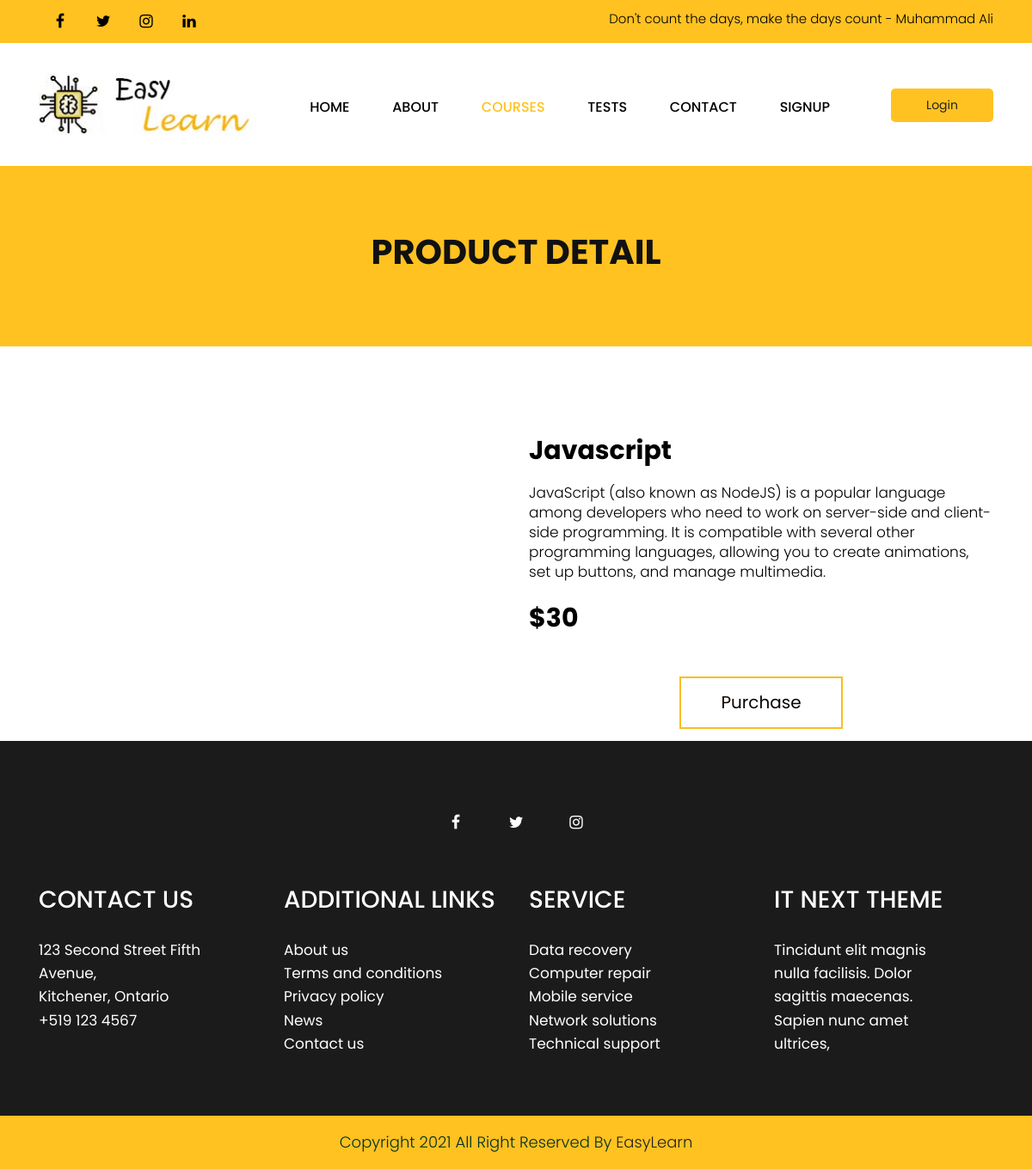
The page /product-detail.php?pid=1 on the database its author committed.
### tables this page shows
CREATE TABLE IF NOT EXISTS `products` (
  `id` INT NOT NULL AUTO_INCREMENT,
  `name` VARCHAR(45) NOT NULL,
  `price` DOUBLE NULL,
  `description` VARCHAR(600) NULL,
  `quantity` INT NULL,
  `released_date` DATE NULL,
  `expiry_date` DATE NULL,
  `img_url` VARCHAR(100) NULL,
  PRIMARY KEY (`id`));

### product-detail.php (the view, shortened to what this page needs)
<?php
require("includes/mysqli_connect.php");
$pid = $_GET["pid"];
if(!isset($pid) || $pid == "" || $pid < 1) {
   echo "There are no course chosen";
} else {
    $qry_str = "SELECT * FROM products WHERE id = $pid";
   $r = mysqli_query($dbc, $qry_str);
}
?>
<!DOCTYPE html>
<html lang="en">
   <head>
      <link rel="stylesheet" href="css/bootstrap.min.css">
      <link rel="stylesheet" href="css/style.css">
      <link rel="stylesheet" href="css/responsive.css">
      <link rel="stylesheet" href="css/jquery.mCustomScrollbar.min.css">
      <link rel="stylesheet" href="https://netdna.bootstrapcdn.com/font-awesome/4.0.3/css/font-awesome.css">
      <link rel="stylesheet" href="https://cdnjs.cloudflare.com/ajax/libs/fancybox/2.1.5/jquery.fancybox.min.css" media="screen">
   </head>
   <body class="main-layout product_page">
      <header>
         <div class="header">
            <div class="head_top">
               <div class="container">
                  <div class="row">
                    <div class="col-xl-6 col-lg-6 col-md-6 col-sm-12">
                       <div class="top-box">
                        <ul class="sociel_link">
                         <li> <a href="#"><i class="fa fa-facebook-f"></i></a></li>
                         <li> <a href="#"><i class="fa fa-twitter"></i></a></li>
                         <li> <a href="#"><i class="fa fa-instagram"></i></a></li>
                         <li> <a href="#"><i class="fa fa-linkedin"></i></a></li>
                     </ul>
                    </div>
                  </div>
                  <div class="col-xl-6 col-lg-6 col-md-6 col-sm-12">
                       <div class="top-box">
                        <p>Don't count the days, make the days count - Muhammad Ali</p>
                    </div>
                  </div>
               </div>
            </div>
         </div>
         <div class="container">
            <div class="row">
               <div class="col-xl-3 col-lg-3 col-md-3 col-sm-3 col logo_section">
                  <div class="full">
                     <div class="center-desk">
                        <div class="logo"> <a href="index.html"><img src="images/logo.jpg" alt="logo"/></a> </div>
                     </div>
                  </div>
               </div>
               <div class="col-xl-7 col-lg-7 col-md-9 col-sm-9">
                  <div class="menu-area">
                     <div class="limit-box">
                        <nav class="main-menu">
                           <ul class="menu-area-main">
                              <li > <a href="index.php">Home</a> </li>
                              <li> <a href="about.php">About</a> </li>
                              <li class="active"> <a href="product.php">Courses</a> </li>
                              <li> <a href="tests.php"> Tests</a> </li>
                              <li> <a href="contact.php">Contact</a> </li>
                              <li class="mean-last"> <a href="signup.php">signup</a> </li>
                           </ul>
                        </nav>
                     </div>
                  </div>
               </div>
               <div class="col-xl-2 col-lg-2 col-md-2 col-sm-2">
                  <li><a class="buy" href="login.php">Login</a></li>
               </div>
            </div>
         </div>
    </header>
    <div class="brand_color">
        <div class="container">
            <div class="row">
                <div class="col-md-12">
                    <div class="titlepage">
                        <h2>Product Detail</h2>
                    </div>
                </div>
            </div>
        </div>
    </div>
   <div class="about">
      <div class="container">
         <div class="row">
            <?php
               if($r) {
                  $row = mysqli_fetch_array($r, MYSQLI_ASSOC);
            ?>
            <dir class="col-xl-6 col-lg-6 col-md-12 col-sm-12">
               <div class="about_box">
                  <figure>
                  </figure>
               </div>
            </dir>
            <dir class="col-xl-6 col-lg-6 col-md-12 col-sm-12">
               <div class="about_box">
                  <h3><?php echo $row['name']; ?></h3>
                  <p><?php echo $row['description']; ?></p>
                  <br/>
                  <h3>$<?php echo $row['price']; ?></h3>
                  <a href="<?php echo 'checkout.php?pid='.$row['id']?>" class="purchase">Purchase</a>
               </div>
            </dir>
            <?php
               }
            ?>
         </div>
      </div>
   </div>
    <footr>
        <div class="footer">
            <div class="container">
                <div class="row">
                    <div class="col-md-6 offset-md-3">
                        <ul class="sociel">
                            <li> <a href="#"><i class="fa fa-facebook-f"></i></a></li>
                            <li> <a href="#"><i class="fa fa-twitter"></i></a></li>
                            <li> <a href="#"><i class="fa fa-instagram"></i></a></li>
                        </ul>
                    </div>
                </div>
                <div class="row">
                    <div class="col-xl-3 col-lg-3 col-md-6 col-sm-12">
                        <div class="contact">
                        <h3>Contact Us</h3>
                        <span>123 Second Street Fifth Avenue,<br>
                        Kitchener, Ontario<br>
                        +519 123 4567</span>
                    </div>
                </div>
                 <div class="col-xl-3 col-lg-3 col-md-6 col-sm-12">
                  <div class="contact">
                     <h3>ADDITIONAL LINKS</h3>
                     <ul class="lik">
                         <li> <a href="#">About us</a></li>
                         <li> <a href="#">Terms and conditions</a></li>
                         <li> <a href="#">Privacy policy</a></li>
                         <li> <a href="#">News</a></li>
                          <li> <a href="#">Contact us</a></li>
                     </ul>
                  </div>
               </div>
                 <div class="col-xl-3 col-lg-3 col-md-6 col-sm-12">
                  <div class="contact">
                     <h3>service</h3>
                      <ul class="lik">
                    <li> <a href="#"> Data recovery</a></li>
                         <li> <a href="#">Computer repair</a></li>
                         <li> <a href="#">Mobile service</a></li>
                         <li> <a href="#">Network solutions</a></li>
                          <li> <a href="#">Technical support</a></li>
                  </div>
               </div>
                 <div class="col-xl-3 col-lg-3 col-md-6 col-sm-12">
                  <div class="contact">
                     <h3>IT NEXT THEME</h3>
                     <span>Tincidunt elit magnis <br>
                     nulla facilisis. Dolor <br>
                  sagittis maecenas. <br>
               Sapien nunc amet <br>
            ultrices, </span>
                  </div>
               </div>
            </div>
         </div>
            <div class="copyright">
               <p>Copyright 2021 All Right Reserved By <a href="index.html">EasyLearn</a></p>
            </div>
      </div>
      </footr>
   </body>
</html>

### css/style.css (style rules this page uses)
* { box-sizing: border-box !important; }
html { scroll-behavior: smooth; }
body { color: #666666; font-size: 14px; font-family: 'poppins', sans-serif; line-height: 1.80857; font-weight: normal; overflow-x: hidden; }
a { color: #1f1f1f; text-decoration: none !important; outline: none !important; -webkit-transition: all .3s ease-in-out; -moz-transition: all .3s ease-in-out; -ms-transition: all .3s ease-in-out; -o-transition: all .3s ease-in-out; transition: all .3s ease-in-out; }
h1, h2, h3, h4, h5, h6 { letter-spacing: 0; font-weight: normal; position: relative; padding: 0 0 10px 0; font-weight: normal; line-height: normal; color: #111111; margin: 0 }
h2 { font-size: 22px }
h3 { font-size: 18px }
*, *::after, *::before { -webkit-box-sizing: border-box; -moz-box-sizing: border-box; box-sizing: border-box; }
ul, li, ol { margin: 0px; padding: 0px; list-style: none; }
p { margin: 0px; font-weight: 300; font-size: 15px; line-height: 24px; }
a { color: #222222; text-decoration: none; outline: none !important; }
a, .btn { text-decoration: none !important; outline: none !important; -webkit-transition: all .3s ease-in-out; -moz-transition: all .3s ease-in-out; -ms-transition: all .3s ease-in-out; -o-transition: all .3s ease-in-out; transition: all .3s ease-in-out; }
img { max-width: 100%; height: auto; }
.full { float: left; width: 100%; }
.full { width: 100%; float: left; margin: 0; padding: 0; }
.logo_section { text-align: center; }
.logo { float: left; }
nav.main-menu { float: right; margin-left: 0; }
.menu-area-main li.active a { color: #ffc221; }
.main-menu { text-align: center; }
.main-menu ul { margin: 0; list-style-type: none; }
.main-menu ul > li { display: inline-block; position: relative; }
.main-menu ul > li a { padding: 30px 23px 0 23px; line-height: 20px; font-size: 16px; display: block; font-weight: 500; color: #010005; text-transform: uppercase; }
.main-menu ul li:last-child a { padding-right: 0; }
.main-menu ul li:first-child { margin-left: 0; }
.main-menu ul > li { position: inherit; display: inline-block; vertical-align: middle; }
.buy { background: #ffc221; padding: 7px 41px !important; margin-top: 18px; border-radius: 5px; display: inline-block; float: right; }
.head_top { background: #ffc221; margin-bottom: 35px; }
ul.sociel_link { display: flex; flex-wrap: wrap; justify-content: center; margin: 0 auto; float: left; }
.top-box p { float: right; padding-top: 10px; color: #000; }
ul.sociel_link li { display: inline-block; }
ul.sociel_link li a { color: #000; width: 50px; height: 50px; float: left; text-align: center; line-height: 50px; border-radius: 100%; font-size: 18px; }
.header { background: #fff; padding-bottom: 35px; }
.logo a { font-size: 40px; font-weight: bold; text-transform: uppercase; color: #fff; line-height: 40px; }
.purchase { width: 190px; margin: 0 auto; background: #fff; display: block; border: #f9be20 solid 2px; text-align: center; padding: 10px 0px; color: #0a0401 !important; font-size: 20px; margin-top: 40px; }
.footer { background: #1b1b1b; padding-top: 70px; }
ul.sociel { display: flex; flex-wrap: wrap; justify-content: center; margin: 0 auto; }
ul.sociel li { display: inline-block; padding: 0px 10px; }
ul.sociel li a { color: #fff; width: 50px; height: 50px; float: left; text-align: center; line-height: 50px; border-radius: 100%; font-size: 18px; }
.contact { margin-top: 50px; }
.contact h3 { color: #fff; font-weight: 500; font-size: 28px; line-height: 30px; padding-bottom: 30px; text-transform: uppercase; }
.contact span { color: #fff; font-size: 17px; line-height: 27px; }
ul.lik li a { color: #fff; font-size: 17px; line-height: 27px; }
.copyright { background-color: #ffc221; padding: 20px 0px; margin-top: 70px; }
.copyright p { color: #023023; font-size: 18px; line-height: 22px; text-align: center; }
.brand_color .titlepage h2 { font-weight: bold; font-size: 40px !important; text-transform: uppercase; }
.brand_color { background-color: #ffc221; }
.brand_color .titlepage { margin-top: 70px; padding-bottom: 70px; text-align: center; }
.about { padding-top: 90px; }
.about .about_box figure { margin: 0; }
.about .about_box h3 { color: #000; font-weight: bold; font-size: 30px; line-height: 35px; }
.about .about_box p { color: #000; font-size: 17px; line-height: 23px; padding-top: 10px; }

### rows shown on the page
products: name "Javascript", description "JavaScript (also known as NodeJS) is a popular language among developers who need to work on server-side and client-side programming. It is compatible with several other programming languages, allowing you to create animations, set up buttons, and manage multimedia.", price "30"
